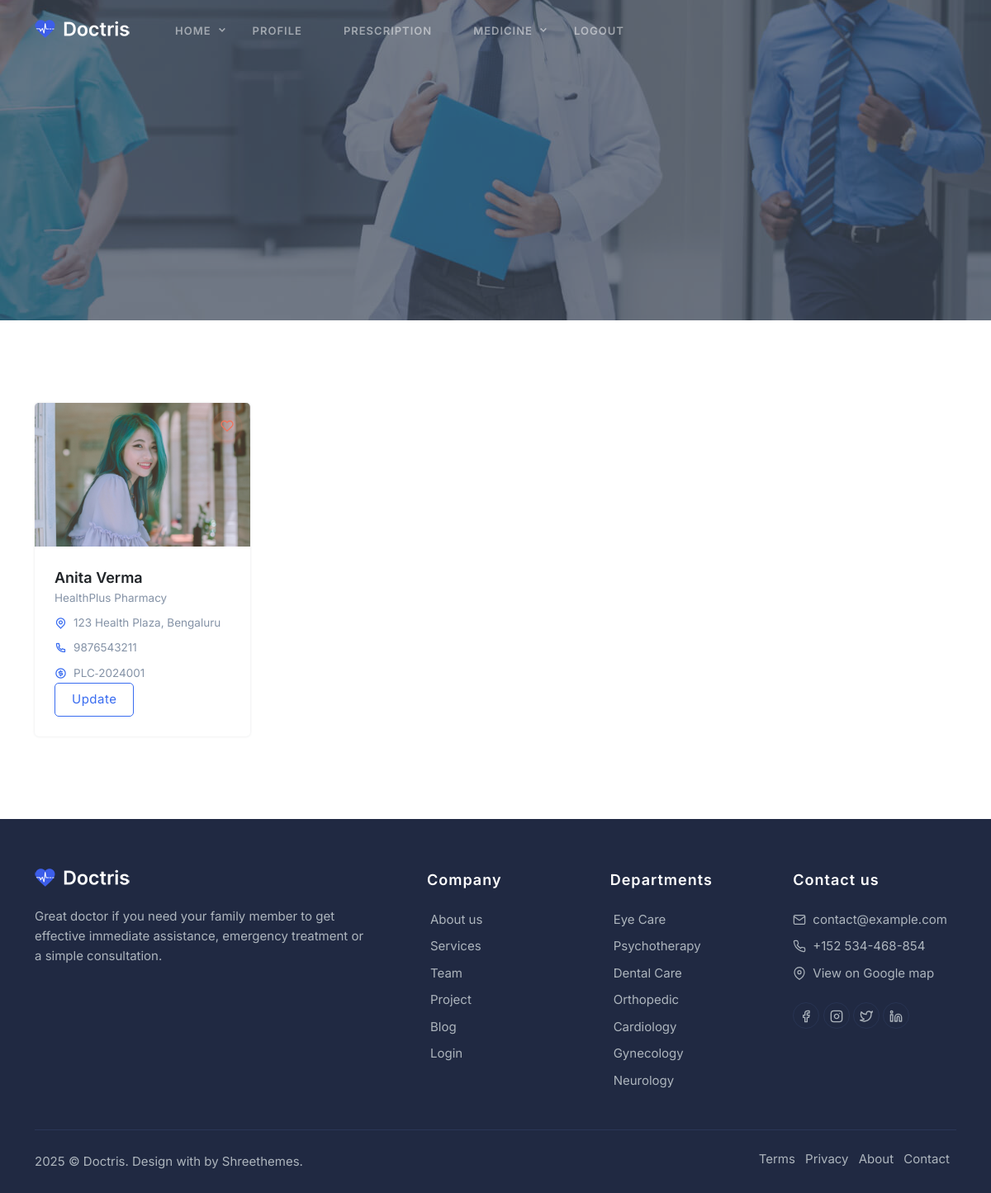
The app's page /pharmacist_Profile/ (signed in) with its own data.
### myapp/models.py (models this page shows)
class Pharmacist(models.Model):
    name = models.CharField(max_length=255)
    email = models.EmailField()
    phone = models.CharField(max_length=15)
    address = models.TextField()
    image = models.FileField(null=True, upload_to="profile")
    loginId = models.ForeignKey(Login, on_delete=models.CASCADE, null=True)
    pharmacy_license_number = models.CharField(max_length=255,null=True)
    pharmacy_name = models.CharField(max_length=255,null=True)

### myapp/views.py (the view)
# urls.py: path('pharmacist_Profile/',views.pharmacist_Profile),
def pharmacist_Profile(request):
    uid=request.session['uid']
    data=Pharmacist.objects.filter(loginId=uid)
    return render(request,'Pharmacist/pharmacist_Profile.html',{'data':data})

### templates/Pharmacist/pharmacist_Profile.html (shortened to what this page needs)
{% extends "Pharmacist/common.html" %}
{% block content %}
<section class="section">
    <div class="container">
        <div class="row align-items-center">
            <div class="col-xl-3 col-lg-3 col-md-6">
                {% for i in data%}
                <div class="card team border-0 rounded shadow overflow-hidden">
                    <div class="team-person position-relative overflow-hidden">
                        <img src="static/assets/{{i.image}}" class="img-fluid" alt="">
                        <ul class="list-unstyled team-like">
                            <li><a  class="btn btn-icon btn-pills btn-soft-danger"><i data-feather="heart" class="icons"></i></a></li>
                        </ul>
                    </div>
                    <div class="card-body">
                        <a href="#" class="title text-dark h5 d-block mb-0">{{i.name}}</a>
                        <small class="text-muted speciality">{{i.pharmacy_name}}</small>
                        <ul class="list-unstyled mt-2 mb-0">
                            <li class="d-flex">
                                <i class="ri-map-pin-line text-primary align-middle"></i>
                                <small class="text-muted ms-2">{{i.address}}</small>
                            </li>
                            <li class="d-flex mt-2">
                                <i class="ri-phone-line text-primary align-middle"></i>
                                <small class="text-muted ms-2">{{i.phone}}</small>
                            </li>
                            <li class="d-flex mt-2">
                                <i class="ri-money-dollar-circle-line text-primary align-middle"></i>
                                <small class="text-muted ms-2">{{i.pharmacy_license_number}}</small>
                            </li>
                        </ul>
                        <a href="/update_pharmacist_Profile?id={{i.id}}" class="btn btn-outline-primary">Update</a>
                    </div>
                    {% endfor %}
                </div>
            </div>
        </div>
    </div>
</section>
{% endblock  %}

### records on screen
Pharmacist: image (picture), name "Anita Verma", pharmacy_name "HealthPlus Pharmacy", address "123 Health Plaza, Bengaluru", phone "9876543211", pharmacy_license_number "PLC‑2024001"
